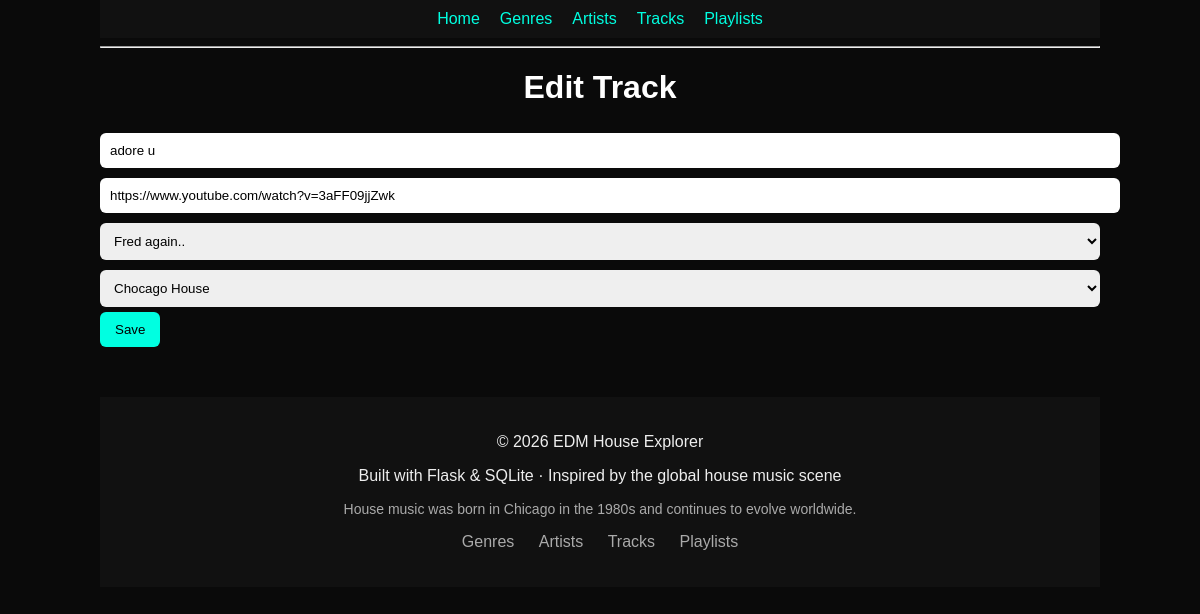
/edit_track/1, run on the app's committed database.
### tables this page shows
CREATE TABLE tracks (
        id INTEGER PRIMARY KEY AUTOINCREMENT,
        title TEXT NOT NULL,
        youtube_link TEXT,
        artist_id INTEGER,
        genre_id INTEGER,
        FOREIGN KEY (artist_id) REFERENCES artists(id),
        FOREIGN KEY (genre_id) REFERENCES genres(id)
    );

CREATE TABLE artists (
        id INTEGER PRIMARY KEY AUTOINCREMENT,
        name TEXT NOT NULL,
        image TEXT,
        about TEXT
    );

CREATE TABLE genres (
        id INTEGER PRIMARY KEY AUTOINCREMENT,
        name TEXT NOT NULL,
        description TEXT
    );

### app.py (the view, shortened to what this page needs)
@app.route("/edit_track/<int:id>", methods=["GET", "POST"])
def edit_track(id):
    conn = sqlite3.connect("database.db")
    cursor = conn.cursor()
    cursor.execute("SELECT * FROM tracks WHERE id=?", (id,))
    track = cursor.fetchone()
    cursor.execute("SELECT * FROM artists")
    artists = cursor.fetchall()
    cursor.execute("SELECT * FROM genres")
    genres = cursor.fetchall()
    conn.close()
    return render_template("edit_track.html",
                           track=track,
                           artists=artists,
                           genres=genres)

### templates/edit_track.html
{% extends "base.html" %}
{% block content %}
<h1>Edit Track</h1>
<form method="POST">
    <input type="text" name="title" value="{{ track[1] }}" required>
    <input type="text" name="youtube_link" value="{{ track[2] }}">
    <select name="artist_id">
        {% for artist in artists %}
            <option value="{{ artist[0] }}"
                {% if artist[0] == track[3] %} selected {% endif %}>
                {{ artist[1] }}
            </option>
        {% endfor %}
    </select>
    <select name="genre_id">
        {% for genre in genres %}
            <option value="{{ genre[0] }}"
                {% if genre[0] == track[4] %} selected {% endif %}>
                {{ genre[1] }}
            </option>
        {% endfor %}
    </select>
    <button type="submit">Save</button>
</form>
{% endblock %}

### static/style.css (style rules this page uses)
body { background-color: #0a0a0a; color: white; font-family: Arial, sans-serif; max-width: 1000px; margin: auto; }
input, select { width: 100%; padding: 10px; margin: 5px 0; border-radius: 6px; border: none; }
button { padding: 10px 15px; background: #00ffe1; border: none; border-radius: 6px; cursor: pointer; }
h1 { text-align: center; }

### data on the page
tracks: title "adore u", youtube_link "https://www.youtube.com/watch?v=3aFF09jjZwk", artist_id "Fred again..", genre_id "Chocago House"
